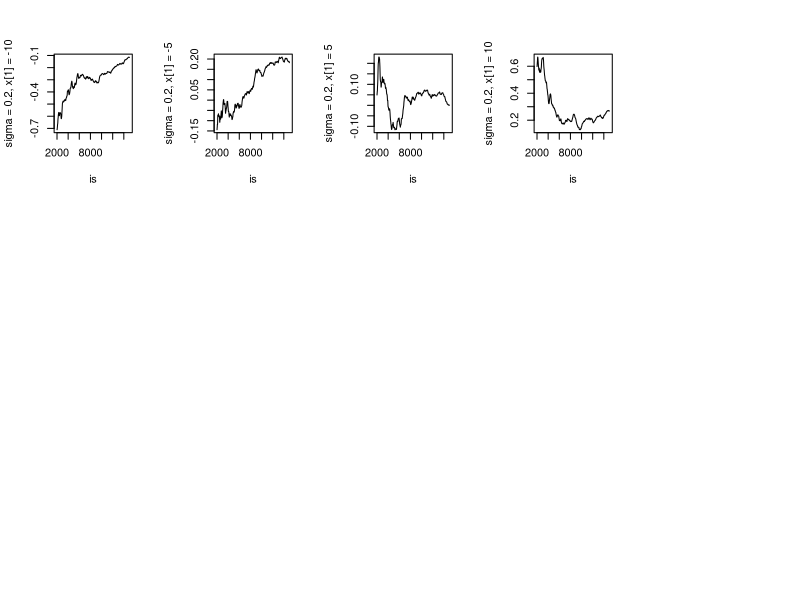

Recreate this plot in R. (Note: this script raises an error after producing the figure.)
sigmas = c(0.2, 0.5, 2)
s = c(-10, -5, 5, 10) # starting values.
l = 15000 # length of one chain.
k = length(s) # number of chains.

getMHSample = function (sigma) {
  
  # metropolis-hastings sampler to generate a normally distributed sample.
  mh = function(s, l, sd) {
    df = function(y) {
      return(dnorm(y))
    }
    
    rg = function(xt) {
      return(rnorm(n = 1, mean = xt, sd = sd))
    }
    
    dg = function(y, xt) {
      return(dnorm(x = y, mean = xt, sd = sd))
    }
    
    xs = numeric(l)
    xs[1] = s
    us = runif(l)
    for(i in 2:l) {
      xt = xs[i-1]
      y = rg(xt)
      res = df(y) / df(xt) * dg(xt, y) / dg(y, xt)
      if (us[i] <= res) {
        xs[i] = y
      } else {
        xs[i] = xt
      }
    }
    return(xs)
  }
  
  xs = matrix(sapply(s, function(i) mh(i, l, sigma)), nrow = 4, byrow = TRUE)
  return(xs)
}

makePlots = function(sigma) {
  xs = getMHSample(sigma)
  
  # avoid re-computing diagnostic statistics when plotting R-hat.
  getPhis = function (xs) {
    # compute means efficiently.
    phis = t(apply(xs, MARGIN = 1, cumsum))
    div = matrix(sapply(1:nrow(phis), function(r) 1:ncol(phis)), nrow = nrow(phis), byrow = TRUE)
    return(phis/div)
  }
  
  # the rows of X are generated chains.
  gelman.rubin = function (phis) {
    row.means = rowMeans(phis)
    phi.mean = mean(row.means)
    
    B = n * var(row.means)
    
    W = mean(apply(phis, 1, "var"))
    var.hat = (n-1)/n * W + 1/n * B
    return(var.hat/W)
  }
  
  phis = getPhis(xs)
  
  # why omit the plots? i like the plots.
  # plot sequence of phis.
  burn = 2000
  is = (1:l)[(burn+1):l]
  for(i in 1:k) {
    plot(is, phis[i,is], type="l", ylab = paste("sigma = ", sigma, ", x[1] = ", s[i], sep=''))
  }
  
  r.hats = sapply((burn + 1):l, function(j) gelman.rubin(phis[,1:j]))
  
  # plot sequence of r.hats.
  plot(is, r.hats, type="l")
  abline(h = 1.2)
}


par(mfrow = c(length(sigmas), 5))
sapply(sigmas, function(sigma) makePlots(sigma))
par(mfrow = c(1, 1))

